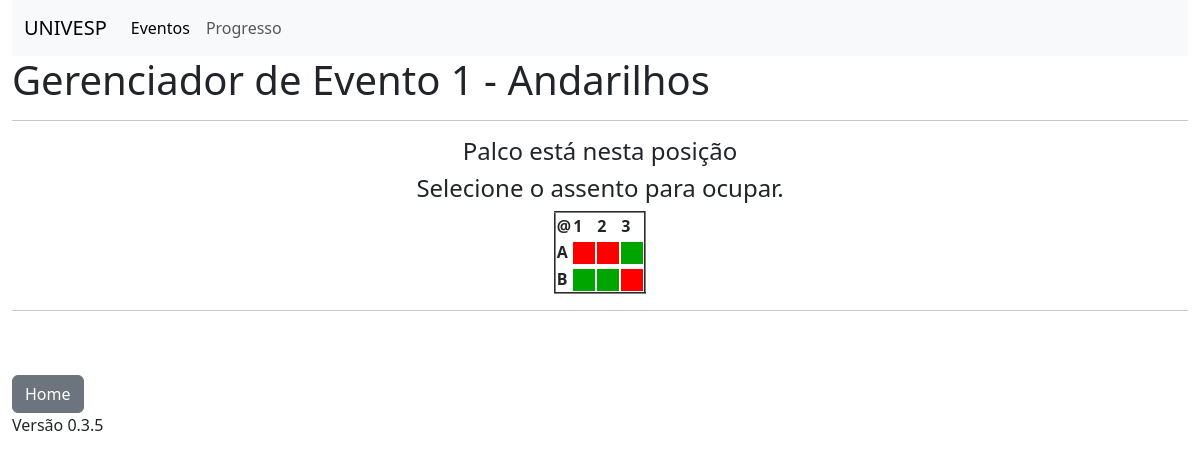
The page /evento/1 on the database as committed earlier.
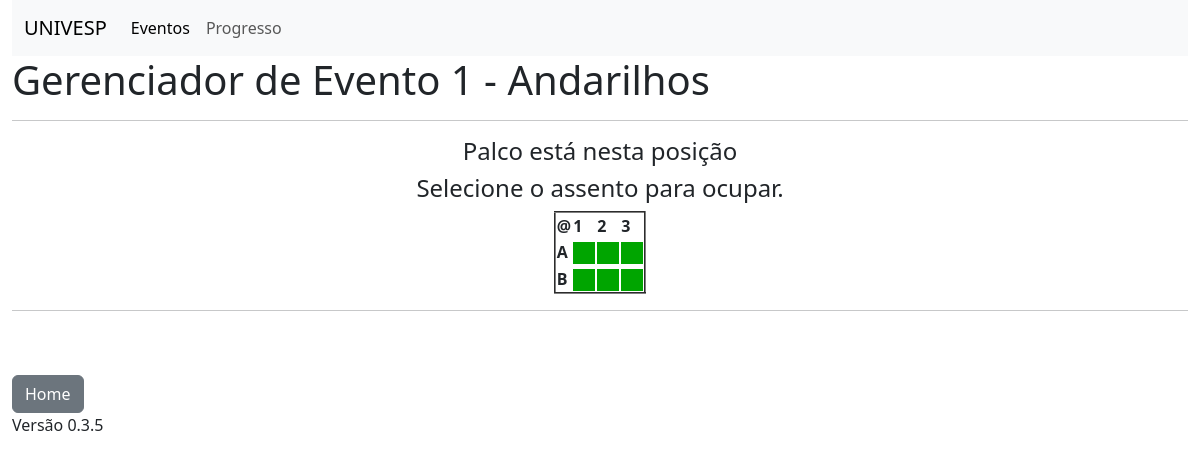
The same page on the database as committed later.
### models.py (models this page shows, shortened)
class Assento(db.Model):
    __tablename__='assentos'
    id = db.Column(db.Integer, primary_key=True)
    fileira = db.Column(db.String(1))
    numero = db.Column(db.Integer)
    livre = db.Column(db.Boolean)
    preco = db.Column(db.Float)
    evento_id = db.Column(db.Integer, db.ForeignKey('eventos.id'))
    evento = db.relationship('Evento', back_populates='assentos')

### routes.py (the view)
@app.route('/evento/<int:id>')
def evento(id):
    evento = Evento.query.get(id)
    assentos = Assento.query.filter_by(evento_id=evento.id).all()
    if evento:
        return render_template('evento.html',evento=evento, fileira=dados.FILEIRA, cadeiras=dados.CADEIRAS, assentos=assentos)

### templates/evento.html
{% extends 'base.html' %}
{% block conteudo %}
<h1>Gerenciador de Evento {{evento.id}} - {{evento.nome}}</h1>
<hr>
<h4 align="center">Palco está nesta posição</h4>
<div align="center">
<h4>Selecione o assento para ocupar.</h4>
<table border="2">
    <tr>
        <th>@</th>
        {% for col in range(cadeiras) %}
            <th>{{col+1}}</th>
        {% endfor %}
    </tr>
    {% for linha in fileira %}
        <tr>
            <th>
                {{linha}}
            </th>
        {% for coluna in range(cadeiras) %}
            <td>
            {% for assento in assentos %}
                {% if assento.fileira == linha and assento.numero == coluna+1 %}
                    {% if assento.livre %}
                        <a href="/assento/{{linha}}/{{coluna+1}}/{{evento.id}}">
                            <img width="22" height="22" src="{{ url_for('static', filename='imagens/verde.png')}}">
                        </a>
                    {% else %}
                        <a href="/assento/{{linha}}/{{coluna+1}}/{{evento.id}}">
                            <img width="22" height="22" src="{{ url_for('static', filename='imagens/vermelho.png')}}">
                        </a>
                    {% endif %}
                {% endif %}
            {% endfor%}
            </td>
        {% endfor %}
        </tr>
    {% endfor %}
</table>
</div>
{% endblock %}

Rows that differ between the two databases and show on the page:
changed Assento (number 1 of 6 on the later page): livre False → True (drawn); livre: picture added; livre: picture removed
changed Assento (number 2 of 6 on the later page): livre False → True (drawn); livre: picture added; livre: picture removed
changed Assento (number 6 of 6 on the later page): livre False → True (drawn); livre: picture added; livre: picture removed
